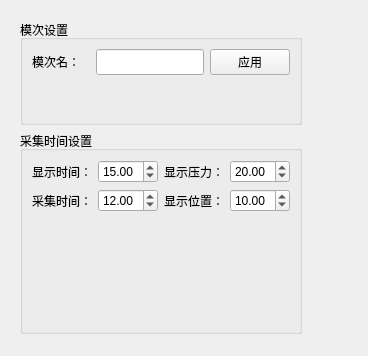
<?xml version="1.0" encoding="UTF-8"?>
<ui version="4.0">
 <class>HscDisplaySetting</class>
 <widget class="QWidget" name="HscDisplaySetting">
  <property name="geometry">
   <rect>
    <x>0</x>
    <y>0</y>
    <width>368</width>
    <height>356</height>
   </rect>
  </property>
  <property name="windowTitle">
   <string>Form</string>
  </property>
  <layout class="QGridLayout" name="gridLayout_2">
   <item row="0" column="0">
    <widget class="QWidget" name="widget" native="true">
     <layout class="QGridLayout" name="gridLayout_3">
      <item row="0" column="0">
       <widget class="QGroupBox" name="moldSettingWid">
        <property name="minimumSize">
         <size>
          <width>80</width>
          <height>100</height>
         </size>
        </property>
        <property name="title">
         <string>模次设置</string>
        </property>
        <layout class="QVBoxLayout" name="verticalLayout_2">
         <item>
          <layout class="QHBoxLayout" name="horizontalLayout">
           <item>
            <widget class="QLabel" name="label_5">
             <property name="text">
              <string>模次名：</string>
             </property>
            </widget>
           </item>
           <item>
            <widget class="QLineEdit" name="lineEdit_Mode">
             <property name="sizePolicy">
              <sizepolicy hsizetype="Preferred" vsizetype="Preferred">
               <horstretch>0</horstretch>
               <verstretch>0</verstretch>
              </sizepolicy>
             </property>
            </widget>
           </item>
           <item>
            <widget class="QPushButton" name="applyPB">
             <property name="text">
              <string>应用</string>
             </property>
            </widget>
           </item>
          </layout>
         </item>
         <item>
          <spacer name="verticalSpacer_2">
           <property name="orientation">
            <enum>Qt::Vertical</enum>
           </property>
           <property name="sizeHint" stdset="0">
            <size>
             <width>20</width>
             <height>40</height>
            </size>
           </property>
          </spacer>
         </item>
        </layout>
       </widget>
      </item>
      <item row="1" column="0">
       <widget class="QGroupBox" name="collectTimeSettingWid">
        <property name="minimumSize">
         <size>
          <width>80</width>
          <height>200</height>
         </size>
        </property>
        <property name="title">
         <string>采集时间设置</string>
        </property>
        <layout class="QVBoxLayout" name="verticalLayout">
         <item>
          <layout class="QGridLayout" name="gridLayout">
           <item row="0" column="0">
            <widget class="QLabel" name="label">
             <property name="text">
              <string>显示时间：</string>
             </property>
            </widget>
           </item>
           <item row="0" column="1">
            <widget class="QDoubleSpinBox" name="displayTimeSettingSB">
             <property name="minimumSize">
              <size>
               <width>60</width>
               <height>0</height>
              </size>
             </property>
             <property name="maximumSize">
              <size>
               <width>60</width>
               <height>16777215</height>
              </size>
             </property>
             <property name="value">
              <double>15.000000000000000</double>
             </property>
            </widget>
           </item>
           <item row="0" column="2">
            <widget class="QLabel" name="label_3">
             <property name="text">
              <string>显示压力：</string>
             </property>
            </widget>
           </item>
           <item row="0" column="3">
            <widget class="QDoubleSpinBox" name="collectPreSettingSB">
             <property name="minimumSize">
              <size>
               <width>60</width>
               <height>0</height>
              </size>
             </property>
             <property name="maximumSize">
              <size>
               <width>60</width>
               <height>16777215</height>
              </size>
             </property>
             <property name="value">
              <double>20.000000000000000</double>
             </property>
            </widget>
           </item>
           <item row="1" column="0">
            <widget class="QLabel" name="label_2">
             <property name="text">
              <string>采集时间：</string>
             </property>
            </widget>
           </item>
           <item row="1" column="1">
            <widget class="QDoubleSpinBox" name="collectTimeSettingSB">
             <property name="minimumSize">
              <size>
               <width>60</width>
               <height>0</height>
              </size>
             </property>
             <property name="maximumSize">
              <size>
               <width>60</width>
               <height>16777215</height>
              </size>
             </property>
             <property name="value">
              <double>12.000000000000000</double>
             </property>
            </widget>
           </item>
           <item row="1" column="2">
            <widget class="QLabel" name="label_4">
             <property name="text">
              <string>显示位置：</string>
             </property>
            </widget>
           </item>
           <item row="1" column="3">
            <widget class="QDoubleSpinBox" name="collectPosSettingSB">
             <property name="minimumSize">
              <size>
               <width>60</width>
               <height>0</height>
              </size>
             </property>
             <property name="maximumSize">
              <size>
               <width>60</width>
               <height>16777215</height>
              </size>
             </property>
             <property name="value">
              <double>10.000000000000000</double>
             </property>
            </widget>
           </item>
          </layout>
         </item>
         <item>
          <spacer name="verticalSpacer">
           <property name="orientation">
            <enum>Qt::Vertical</enum>
           </property>
           <property name="sizeHint" stdset="0">
            <size>
             <width>20</width>
             <height>111</height>
            </size>
           </property>
          </spacer>
         </item>
        </layout>
       </widget>
      </item>
     </layout>
    </widget>
   </item>
   <item row="0" column="1">
    <spacer name="horizontalSpacer">
     <property name="orientation">
      <enum>Qt::Horizontal</enum>
     </property>
     <property name="sizeHint" stdset="0">
      <size>
       <width>37</width>
       <height>20</height>
      </size>
     </property>
    </spacer>
   </item>
   <item row="1" column="0">
    <spacer name="verticalSpacer_3">
     <property name="orientation">
      <enum>Qt::Vertical</enum>
     </property>
     <property name="sizeHint" stdset="0">
      <size>
       <width>20</width>
       <height>5</height>
      </size>
     </property>
    </spacer>
   </item>
  </layout>
 </widget>
 <resources/>
 <connections/>
</ui>
